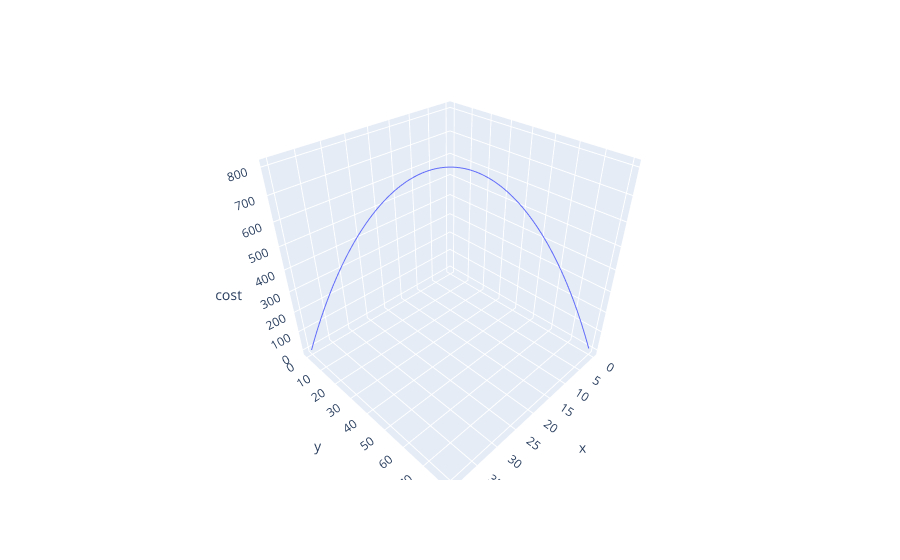

Here is the notebook cell this chart was saved with:
### Markdown cell above
## **Questão 1**

Temos uma região retangular de área $x \cdot y$ de modo que $2x + y = 80$, como ilustrado na imagem abaixo.

![Figura 1: Representação gráfica da Questão 1](av01-img/img01.png)

Utilizando a **otimização por teoria econômica** tendo como intuito maximizar a área, temos a seguinte função de custo:

$$f(x, y) = x \cdot y$$

Sabendo que $y = 80 - 2x$, substituímos isto na função de maximização, e desenvolvendo a substituição, obtemos a função de custo em função de $x$:

$$f(x) = -2x^{2} + 80x$$

Calculando a primeira derivada:

$$f'(x) = -4x + 80$$

Igualando $f'(x)$ a $0$, obtemos que $x = 20$.

Calculando a segunda derivada, obtemos $f''(x) = -4$. Sendo o resultado negativo, comprovamos que o ponto encontrado é um ponto de máximo.

Substituindo $x$ em $y = 80 - 2x$, obtemos $y = 40$.

Abaixo o trecho de código que gera o gráfico da função custo $f(x, y)$.

### Code cell
x = np.arange(0.1, 40.1, 0.1)
y = 80 - (2*x)
cost = np.multiply(x, y)
df = pd.DataFrame(data={'x': x, 'y': y, 'cost': cost})

fig = px.line_3d(df, x="x", y="y", z="cost")
fig.show()

### Figure 1 — Plotly figure (JSON) as saved in the notebook; plotly's stock layout.template omitted (floating-point values rounded to 4 significant figures; data arrays with more than 128 entries replaced by an {"elided": "..."} marker saying what was removed)
{"data": [{"hovertemplate": "x=%{x}<br>y=%{y}<br>cost=%{z}<extra></extra>", "legendgroup": "", "line": {"color": "#636efa", "dash": "solid"}, "marker": {"symbol": "circle"}, "mode": "lines", "name": "", "scene": "scene", "showlegend": false, "type": "scatter3d", "x": {"elided": "400 float values"}, "y": {"elided": "400 float values"}, "z": {"elided": "400 float values"}}], "layout": {"legend": {"tracegroupgap": 0}, "margin": {"t": 60}, "scene": {"domain": {"x": [0, 1], "y": [0, 1]}, "xaxis": {"title": {"text": "x"}}, "yaxis": {"title": {"text": "y"}}, "zaxis": {"title": {"text": "cost"}}}}}
